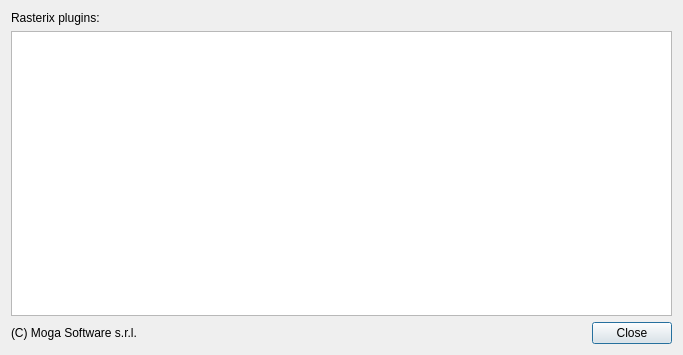
<?xml version="1.0" encoding="UTF-8"?>
<ui version="4.0">
 <class>AboutPluginsDialog</class>
 <widget class="QDialog" name="AboutPluginsDialog">
  <property name="geometry">
   <rect>
    <x>0</x>
    <y>0</y>
    <width>683</width>
    <height>355</height>
   </rect>
  </property>
  <property name="minimumSize">
   <size>
    <width>550</width>
    <height>300</height>
   </size>
  </property>
  <property name="windowTitle">
   <string>Rasterix Plugins</string>
  </property>
  <layout class="QGridLayout" name="gridLayout">
   <item row="0" column="0">
    <widget class="QLabel" name="label">
     <property name="text">
      <string>Rasterix plugins:</string>
     </property>
    </widget>
   </item>
   <item row="1" column="0" colspan="2">
    <widget class="QTableWidget" name="pluginsTableWidget">
     <property name="editTriggers">
      <set>QAbstractItemView::NoEditTriggers</set>
     </property>
     <property name="selectionMode">
      <enum>QAbstractItemView::NoSelection</enum>
     </property>
     <property name="showGrid">
      <bool>false</bool>
     </property>
     <property name="cornerButtonEnabled">
      <bool>false</bool>
     </property>
     <attribute name="horizontalHeaderVisible">
      <bool>true</bool>
     </attribute>
     <attribute name="horizontalHeaderStretchLastSection">
      <bool>true</bool>
     </attribute>
     <attribute name="verticalHeaderVisible">
      <bool>false</bool>
     </attribute>
    </widget>
   </item>
   <item row="2" column="0">
    <widget class="QLabel" name="label_2">
     <property name="sizePolicy">
      <sizepolicy hsizetype="MinimumExpanding" vsizetype="Preferred">
       <horstretch>0</horstretch>
       <verstretch>0</verstretch>
      </sizepolicy>
     </property>
     <property name="text">
      <string>(C) Moga Software s.r.l.</string>
     </property>
    </widget>
   </item>
   <item row="2" column="1">
    <widget class="QPushButton" name="closeButton">
     <property name="text">
      <string>Close</string>
     </property>
    </widget>
   </item>
  </layout>
 </widget>
 <resources/>
 <connections>
  <connection>
   <sender>closeButton</sender>
   <signal>clicked()</signal>
   <receiver>AboutPluginsDialog</receiver>
   <slot>accept()</slot>
   <hints>
    <hint type="sourcelabel">
     <x>393</x>
     <y>279</y>
    </hint>
    <hint type="destinationlabel">
     <x>317</x>
     <y>1</y>
    </hint>
   </hints>
  </connection>
 </connections>
</ui>
